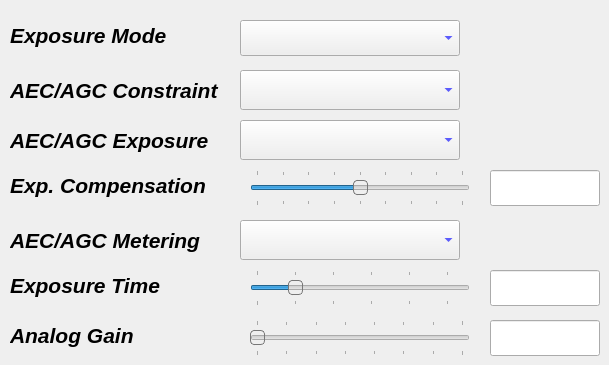
    <widget class="QWidget" name="tab_exposure">
     <property name="font">
      <font>
       <pointsize>16</pointsize>
       <weight>75</weight>
       <italic>true</italic>
       <bold>true</bold>
      </font>
     </property>
     <attribute name="title">
      <string>Exposure</string>
     </attribute>
     <widget class="QLabel" name="label_parms1_aec_agc_constraint_mode">
      <property name="geometry">
       <rect>
        <x>10</x>
        <y>70</y>
        <width>220</width>
        <height>40</height>
       </rect>
      </property>
      <property name="font">
       <font>
        <pointsize>16</pointsize>
        <weight>75</weight>
        <italic>true</italic>
        <bold>true</bold>
       </font>
      </property>
      <property name="text">
       <string>AEC/AGC Constraint</string>
      </property>
     </widget>
     <widget class="QComboBox" name="comboBox_params1_aec_agc_constraint_mode">
      <property name="geometry">
       <rect>
        <x>240</x>
        <y>70</y>
        <width>220</width>
        <height>40</height>
       </rect>
      </property>
      <property name="palette">
       <palette>
        <active>
         <colorrole role="Text">
          <brush brushstyle="SolidPattern">
           <color alpha="255">
            <red>0</red>
            <green>0</green>
            <blue>0</blue>
           </color>
          </brush>
         </colorrole>
         <colorrole role="ButtonText">
          <brush brushstyle="SolidPattern">
           <color alpha="255">
            <red>0</red>
            <green>0</green>
            <blue>255</blue>
           </color>
          </brush>
         </colorrole>
         <colorrole role="PlaceholderText">
          <brush brushstyle="SolidPattern">
           <color alpha="128">
            <red>0</red>
            <green>0</green>
            <blue>0</blue>
           </color>
          </brush>
         </colorrole>
        </active>
        <inactive>
         <colorrole role="Text">
          <brush brushstyle="SolidPattern">
           <color alpha="255">
            <red>0</red>
            <green>0</green>
            <blue>0</blue>
           </color>
          </brush>
         </colorrole>
         <colorrole role="ButtonText">
          <brush brushstyle="SolidPattern">
           <color alpha="255">
            <red>0</red>
            <green>0</green>
            <blue>255</blue>
           </color>
          </brush>
         </colorrole>
         <colorrole role="PlaceholderText">
          <brush brushstyle="SolidPattern">
           <color alpha="128">
            <red>0</red>
            <green>0</green>
            <blue>0</blue>
           </color>
          </brush>
         </colorrole>
        </inactive>
        <disabled>
         <colorrole role="Text">
          <brush brushstyle="SolidPattern">
           <color alpha="255">
            <red>190</red>
            <green>190</green>
            <blue>190</blue>
           </color>
          </brush>
         </colorrole>
         <colorrole role="ButtonText">
          <brush brushstyle="SolidPattern">
           <color alpha="255">
            <red>190</red>
            <green>190</green>
            <blue>190</blue>
           </color>
          </brush>
         </colorrole>
         <colorrole role="PlaceholderText">
          <brush brushstyle="SolidPattern">
           <color alpha="128">
            <red>0</red>
            <green>0</green>
            <blue>0</blue>
           </color>
          </brush>
         </colorrole>
        </disabled>
       </palette>
      </property>
      <property name="font">
       <font>
        <pointsize>16</pointsize>
        <weight>75</weight>
        <italic>true</italic>
        <bold>true</bold>
       </font>
      </property>
     </widget>
     <widget class="QLabel" name="label_parms1_aec_agc_enable">
      <property name="geometry">
       <rect>
        <x>10</x>
        <y>20</y>
        <width>220</width>
        <height>31</height>
       </rect>
      </property>
      <property name="font">
       <font>
        <pointsize>16</pointsize>
        <weight>75</weight>
        <italic>true</italic>
        <bold>true</bold>
       </font>
      </property>
      <property name="text">
       <string>Exposure Mode</string>
      </property>
     </widget>
     <widget class="QComboBox" name="comboBox_params1_aec_agc_enable">
      <property name="geometry">
       <rect>
        <x>240</x>
        <y>20</y>
        <width>220</width>
        <height>36</height>
       </rect>
      </property>
      <property name="palette">
       <palette>
        <active>
         <colorrole role="Text">
          <brush brushstyle="SolidPattern">
           <color alpha="255">
            <red>0</red>
            <green>0</green>
            <blue>0</blue>
           </color>
          </brush>
         </colorrole>
         <colorrole role="ButtonText">
          <brush brushstyle="SolidPattern">
           <color alpha="255">
            <red>0</red>
            <green>0</green>
            <blue>255</blue>
           </color>
          </brush>
         </colorrole>
         <colorrole role="PlaceholderText">
          <brush brushstyle="SolidPattern">
           <color alpha="128">
            <red>0</red>
            <green>0</green>
            <blue>0</blue>
           </color>
          </brush>
         </colorrole>
        </active>
        <inactive>
         <colorrole role="Text">
          <brush brushstyle="SolidPattern">
           <color alpha="255">
            <red>0</red>
            <green>0</green>
            <blue>0</blue>
           </color>
          </brush>
         </colorrole>
         <colorrole role="ButtonText">
          <brush brushstyle="SolidPattern">
           <color alpha="255">
            <red>0</red>
            <green>0</green>
            <blue>255</blue>
           </color>
          </brush>
         </colorrole>
         <colorrole role="PlaceholderText">
          <brush brushstyle="SolidPattern">
           <color alpha="128">
            <red>0</red>
            <green>0</green>
            <blue>0</blue>
           </color>
          </brush>
         </colorrole>
        </inactive>
        <disabled>
         <colorrole role="Text">
          <brush brushstyle="SolidPattern">
           <color alpha="255">
            <red>190</red>
            <green>190</green>
            <blue>190</blue>
           </color>
          </brush>
         </colorrole>
         <colorrole role="ButtonText">
          <brush brushstyle="SolidPattern">
           <color alpha="255">
            <red>190</red>
            <green>190</green>
            <blue>190</blue>
           </color>
          </brush>
         </colorrole>
         <colorrole role="PlaceholderText">
          <brush brushstyle="SolidPattern">
           <color alpha="128">
            <red>0</red>
            <green>0</green>
            <blue>0</blue>
           </color>
          </brush>
         </colorrole>
        </disabled>
       </palette>
      </property>
      <property name="font">
       <font>
        <pointsize>16</pointsize>
        <weight>75</weight>
        <italic>true</italic>
        <bold>true</bold>
       </font>
      </property>
     </widget>
     <widget class="QLabel" name="label_parms1_aec_agc_exposure_mode">
      <property name="geometry">
       <rect>
        <x>10</x>
        <y>120</y>
        <width>220</width>
        <height>40</height>
       </rect>
      </property>
      <property name="font">
       <font>
        <pointsize>16</pointsize>
        <weight>75</weight>
        <italic>true</italic>
        <bold>true</bold>
       </font>
      </property>
      <property name="text">
       <string>AEC/AGC Exposure</string>
      </property>
     </widget>
     <widget class="QComboBox" name="comboBox_params1_aec_agc_exposure_mode">
      <property name="geometry">
       <rect>
        <x>240</x>
        <y>120</y>
        <width>220</width>
        <height>40</height>
       </rect>
      </property>
      <property name="palette">
       <palette>
        <active>
         <colorrole role="Text">
          <brush brushstyle="SolidPattern">
           <color alpha="255">
            <red>0</red>
            <green>0</green>
            <blue>0</blue>
           </color>
          </brush>
         </colorrole>
         <colorrole role="ButtonText">
          <brush brushstyle="SolidPattern">
           <color alpha="255">
            <red>0</red>
            <green>0</green>
            <blue>255</blue>
           </color>
          </brush>
         </colorrole>
         <colorrole role="PlaceholderText">
          <brush brushstyle="SolidPattern">
           <color alpha="128">
            <red>0</red>
            <green>0</green>
            <blue>0</blue>
           </color>
          </brush>
         </colorrole>
        </active>
        <inactive>
         <colorrole role="Text">
          <brush brushstyle="SolidPattern">
           <color alpha="255">
            <red>0</red>
            <green>0</green>
            <blue>0</blue>
           </color>
          </brush>
         </colorrole>
         <colorrole role="ButtonText">
          <brush brushstyle="SolidPattern">
           <color alpha="255">
            <red>0</red>
            <green>0</green>
            <blue>255</blue>
           </color>
          </brush>
         </colorrole>
         <colorrole role="PlaceholderText">
          <brush brushstyle="SolidPattern">
           <color alpha="128">
            <red>0</red>
            <green>0</green>
            <blue>0</blue>
           </color>
          </brush>
         </colorrole>
        </inactive>
        <disabled>
         <colorrole role="Text">
          <brush brushstyle="SolidPattern">
           <color alpha="255">
            <red>190</red>
            <green>190</green>
            <blue>190</blue>
           </color>
          </brush>
         </colorrole>
         <colorrole role="ButtonText">
          <brush brushstyle="SolidPattern">
           <color alpha="255">
            <red>190</red>
            <green>190</green>
            <blue>190</blue>
           </color>
          </brush>
         </colorrole>
         <colorrole role="PlaceholderText">
          <brush brushstyle="SolidPattern">
           <color alpha="128">
            <red>0</red>
            <green>0</green>
            <blue>0</blue>
           </color>
          </brush>
         </colorrole>
        </disabled>
       </palette>
      </property>
      <property name="font">
       <font>
        <pointsize>16</pointsize>
        <weight>75</weight>
        <italic>true</italic>
        <bold>true</bold>
       </font>
      </property>
     </widget>
     <widget class="QLabel" name="label_parms1_aec_agc_metering_mode">
      <property name="geometry">
       <rect>
        <x>10</x>
        <y>220</y>
        <width>220</width>
        <height>40</height>
       </rect>
      </property>
      <property name="font">
       <font>
        <pointsize>16</pointsize>
        <weight>75</weight>
        <italic>true</italic>
        <bold>true</bold>
       </font>
      </property>
      <property name="text">
       <string>AEC/AGC Metering</string>
      </property>
     </widget>
     <widget class="QComboBox" name="comboBox_params1_aec_agc_metering_mode">
      <property name="geometry">
       <rect>
        <x>240</x>
        <y>220</y>
        <width>220</width>
        <height>40</height>
       </rect>
      </property>
      <property name="palette">
       <palette>
        <active>
         <colorrole role="Text">
          <brush brushstyle="SolidPattern">
           <color alpha="255">
            <red>0</red>
            <green>0</green>
            <blue>0</blue>
           </color>
          </brush>
         </colorrole>
         <colorrole role="ButtonText">
          <brush brushstyle="SolidPattern">
           <color alpha="255">
            <red>0</red>
            <green>0</green>
            <blue>255</blue>
           </color>
          </brush>
         </colorrole>
         <colorrole role="PlaceholderText">
          <brush brushstyle="SolidPattern">
           <color alpha="128">
            <red>0</red>
            <green>0</green>
            <blue>0</blue>
           </color>
          </brush>
         </colorrole>
        </active>
        <inactive>
         <colorrole role="Text">
          <brush brushstyle="SolidPattern">
           <color alpha="255">
            <red>0</red>
            <green>0</green>
            <blue>0</blue>
           </color>
          </brush>
         </colorrole>
         <colorrole role="ButtonText">
          <brush brushstyle="SolidPattern">
           <color alpha="255">
            <red>0</red>
            <green>0</green>
            <blue>255</blue>
           </color>
          </brush>
         </colorrole>
         <colorrole role="PlaceholderText">
          <brush brushstyle="SolidPattern">
           <color alpha="128">
            <red>0</red>
            <green>0</green>
            <blue>0</blue>
           </color>
          </brush>
         </colorrole>
        </inactive>
        <disabled>
         <colorrole role="Text">
          <brush brushstyle="SolidPattern">
           <color alpha="255">
            <red>190</red>
            <green>190</green>
            <blue>190</blue>
           </color>
          </brush>
         </colorrole>
         <colorrole role="ButtonText">
          <brush brushstyle="SolidPattern">
           <color alpha="255">
            <red>190</red>
            <green>190</green>
            <blue>190</blue>
           </color>
          </brush>
         </colorrole>
         <colorrole role="PlaceholderText">
          <brush brushstyle="SolidPattern">
           <color alpha="128">
            <red>0</red>
            <green>0</green>
            <blue>0</blue>
           </color>
          </brush>
         </colorrole>
        </disabled>
       </palette>
      </property>
      <property name="font">
       <font>
        <pointsize>16</pointsize>
        <weight>75</weight>
        <italic>true</italic>
        <bold>true</bold>
       </font>
      </property>
     </widget>
     <widget class="QSlider" name="horizontalSlider_params1_exposure_time">
      <property name="geometry">
       <rect>
        <x>250</x>
        <y>270</y>
        <width>220</width>
        <height>36</height>
       </rect>
      </property>
      <property name="styleSheet">
       <string notr="true">QSlider::handle:horizontal {
background: qlineargradient(x1:0, y1:0, x2:1, y2:1,
    stop:0 #eee, stop:1 #ccc);
border: 1px solid #777;
width: 4px;
margin-top: -2px;
margin-bottom: -2px;
border-radius: 4px;
}</string>
      </property>
      <property name="maximum">
       <number>54</number>
      </property>
      <property name="value">
       <number>10</number>
      </property>
      <property name="orientation">
       <enum>Qt::Horizontal</enum>
      </property>
      <property name="tickPosition">
       <enum>QSlider::TicksBothSides</enum>
      </property>
      <property name="tickInterval">
       <number>10</number>
      </property>
     </widget>
     <widget class="QLabel" name="label_parms1_exposure_time">
      <property name="geometry">
       <rect>
        <x>10</x>
        <y>270</y>
        <width>220</width>
        <height>31</height>
       </rect>
      </property>
      <property name="font">
       <font>
        <pointsize>16</pointsize>
        <weight>75</weight>
        <italic>true</italic>
        <bold>true</bold>
       </font>
      </property>
      <property name="text">
       <string>Exposure Time</string>
      </property>
     </widget>
     <widget class="QLineEdit" name="lineEdit_params1_exposure_time">
      <property name="geometry">
       <rect>
        <x>490</x>
        <y>270</y>
        <width>110</width>
        <height>36</height>
       </rect>
      </property>
      <property name="text">
       <string/>
      </property>
      <property name="alignment">
       <set>Qt::AlignCenter</set>
      </property>
      <property name="readOnly">
       <bool>true</bool>
      </property>
     </widget>
     <widget class="QLabel" name="label_parms1_exposure_compensation">
      <property name="geometry">
       <rect>
        <x>10</x>
        <y>170</y>
        <width>220</width>
        <height>31</height>
       </rect>
      </property>
      <property name="font">
       <font>
        <pointsize>16</pointsize>
        <weight>75</weight>
        <italic>true</italic>
        <bold>true</bold>
       </font>
      </property>
      <property name="text">
       <string>Exp. Compensation</string>
      </property>
     </widget>
     <widget class="QLineEdit" name="lineEdit_params1_exposure_compensation">
      <property name="geometry">
       <rect>
        <x>490</x>
        <y>170</y>
        <width>110</width>
        <height>36</height>
       </rect>
      </property>
      <property name="alignment">
       <set>Qt::AlignCenter</set>
      </property>
      <property name="readOnly">
       <bool>true</bool>
      </property>
     </widget>
     <widget class="QSlider" name="horizontalSlider_params1_exposure_compensation">
      <property name="geometry">
       <rect>
        <x>250</x>
        <y>170</y>
        <width>220</width>
        <height>36</height>
       </rect>
      </property>
      <property name="styleSheet">
       <string notr="true">QSlider::handle:horizontal {
background: qlineargradient(x1:0, y1:0, x2:1, y2:1,
    stop:0 #eee, stop:1 #ccc);
border: 1px solid #777;
width: 4px;
margin-top: -2px;
margin-bottom: -2px;
border-radius: 4px;
}</string>
      </property>
      <property name="minimum">
       <number>-8</number>
      </property>
      <property name="maximum">
       <number>8</number>
      </property>
      <property name="pageStep">
       <number>2</number>
      </property>
      <property name="value">
       <number>0</number>
      </property>
      <property name="sliderPosition">
       <number>0</number>
      </property>
      <property name="orientation">
       <enum>Qt::Horizontal</enum>
      </property>
      <property name="tickPosition">
       <enum>QSlider::TicksBothSides</enum>
      </property>
      <property name="tickInterval">
       <number>2</number>
      </property>
     </widget>
     <widget class="QLabel" name="label_params1_analog_gain">
      <property name="geometry">
       <rect>
        <x>10</x>
        <y>320</y>
        <width>220</width>
        <height>31</height>
       </rect>
      </property>
      <property name="font">
       <font>
        <pointsize>16</pointsize>
        <weight>75</weight>
        <italic>true</italic>
        <bold>true</bold>
       </font>
      </property>
      <property name="text">
       <string>Analog Gain</string>
      </property>
     </widget>
     <widget class="QSlider" name="horizontalSlider_params1_analog_gain">
      <property name="geometry">
       <rect>
        <x>250</x>
        <y>320</y>
        <width>220</width>
        <height>36</height>
       </rect>
      </property>
      <property name="styleSheet">
       <string notr="true">QSlider::handle:horizontal {
background: qlineargradient(x1:0, y1:0, x2:1, y2:1,
    stop:0 #eee, stop:1 #ccc);
border: 1px solid #777;
width: 4px;
margin-top: -2px;
margin-bottom: -2px;
border-radius: 4px;
}</string>
      </property>
      <property name="minimum">
       <number>10</number>
      </property>
      <property name="maximum">
       <number>80</number>
      </property>
      <property name="pageStep">
       <number>10</number>
      </property>
      <property name="orientation">
       <enum>Qt::Horizontal</enum>
      </property>
      <property name="tickPosition">
       <enum>QSlider::TicksBothSides</enum>
      </property>
      <property name="tickInterval">
       <number>10</number>
      </property>
     </widget>
     <widget class="QLineEdit" name="lineEdit_params1_analog_gain">
      <property name="geometry">
       <rect>
        <x>490</x>
        <y>320</y>
        <width>110</width>
        <height>36</height>
       </rect>
      </property>
      <property name="alignment">
       <set>Qt::AlignCenter</set>
      </property>
      <property name="readOnly">
       <bool>true</bool>
      </property>
     </widget>
    </widget>
